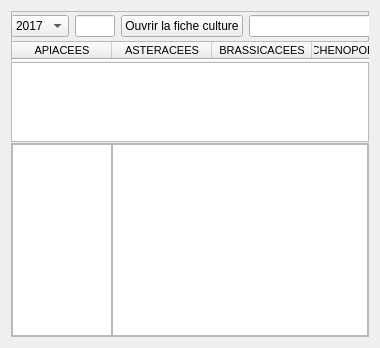
      <widget class="QWidget" name="tab_5">
       <attribute name="title">
        <string>Plannning</string>
       </attribute>
       <layout class="QVBoxLayout" name="verticalLayout_6">
        <item>
         <layout class="QVBoxLayout" name="verticalLayout_4">
          <property name="spacing">
           <number>1</number>
          </property>
          <item>
           <widget class="QFrame" name="frame_5">
            <property name="minimumSize">
             <size>
              <width>0</width>
              <height>50</height>
             </size>
            </property>
            <property name="maximumSize">
             <size>
              <width>16777215</width>
              <height>70</height>
             </size>
            </property>
            <property name="frameShape">
             <enum>QFrame::StyledPanel</enum>
            </property>
            <property name="frameShadow">
             <enum>QFrame::Raised</enum>
            </property>
            <widget class="QWidget" name="layoutWidget">
             <property name="geometry">
              <rect>
               <x>0</x>
               <y>0</y>
               <width>1091</width>
               <height>31</height>
              </rect>
             </property>
             <layout class="QHBoxLayout" name="horizontalLayout_21">
              <item>
               <widget class="QComboBox" name="comboBox_AnneeEnCours">
                <item>
                 <property name="text">
                  <string>2017</string>
                 </property>
                </item>
                <item>
                 <property name="text">
                  <string>2018</string>
                 </property>
                </item>
                <item>
                 <property name="text">
                  <string>2019</string>
                 </property>
                </item>
                <item>
                 <property name="text">
                  <string>2020</string>
                 </property>
                </item>
                <item>
                 <property name="text">
                  <string>2021</string>
                 </property>
                </item>
                <item>
                 <property name="text">
                  <string>2022</string>
                 </property>
                </item>
                <item>
                 <property name="text">
                  <string>2023</string>
                 </property>
                </item>
                <item>
                 <property name="text">
                  <string>2024</string>
                 </property>
                </item>
                <item>
                 <property name="text">
                  <string>2025</string>
                 </property>
                </item>
                <item>
                 <property name="text">
                  <string>2026</string>
                 </property>
                </item>
                <item>
                 <property name="text">
                  <string>2027</string>
                 </property>
                </item>
                <item>
                 <property name="text">
                  <string>2028</string>
                 </property>
                </item>
                <item>
                 <property name="text">
                  <string>2029</string>
                 </property>
                </item>
                <item>
                 <property name="text">
                  <string>2030</string>
                 </property>
                </item>
               </widget>
              </item>
              <item>
               <widget class="QLineEdit" name="lineEdit_id_culture">
                <property name="maximumSize">
                 <size>
                  <width>40</width>
                  <height>16777215</height>
                 </size>
                </property>
                <property name="readOnly">
                 <bool>true</bool>
                </property>
               </widget>
              </item>
              <item>
               <widget class="QPushButton" name="pushButton_ouvrir_fiche_culture">
                <property name="text">
                 <string>Ouvrir la fiche culture</string>
                </property>
               </widget>
              </item>
              <item>
               <widget class="QLineEdit" name="lineEdit_texte_culture">
                <property name="readOnly">
                 <bool>true</bool>
                </property>
               </widget>
              </item>
              <item>
               <layout class="QHBoxLayout" name="horizontalLayout_20">
                <item>
                 <layout class="QHBoxLayout" name="horizontalLayout_19">
                  <item>
                   <widget class="QLabel" name="label_44">
                    <property name="text">
                     <string>Date démarrage</string>
                    </property>
                   </widget>
                  </item>
                  <item>
                   <widget class="QLineEdit" name="lineEdit_dateDepart">
                    <property name="maximumSize">
                     <size>
                      <width>100</width>
                      <height>16777215</height>
                     </size>
                    </property>
                    <property name="readOnly">
                     <bool>true</bool>
                    </property>
                   </widget>
                  </item>
                 </layout>
                </item>
                <item>
                 <layout class="QHBoxLayout" name="horizontalLayout_18">
                  <item>
                   <widget class="QLabel" name="label_43">
                    <property name="text">
                     <string>Durée en jours</string>
                    </property>
                   </widget>
                  </item>
                  <item>
                   <widget class="QLineEdit" name="lineEdit_width">
                    <property name="maximumSize">
                     <size>
                      <width>60</width>
                      <height>16777215</height>
                     </size>
                    </property>
                    <property name="readOnly">
                     <bool>true</bool>
                    </property>
                   </widget>
                  </item>
                  <item>
                   <widget class="QLabel" name="label_45">
                    <property name="text">
                     <string>Date récolte</string>
                    </property>
                   </widget>
                  </item>
                  <item>
                   <widget class="QLineEdit" name="lineEdit_date_recolte">
                    <property name="maximumSize">
                     <size>
                      <width>100</width>
                      <height>16777215</height>
                     </size>
                    </property>
                    <property name="readOnly">
                     <bool>true</bool>
                    </property>
                   </widget>
                  </item>
                  <item>
                   <widget class="QPushButton" name="pushButton_validerDates">
                    <property name="text">
                     <string>Valider dates</string>
                    </property>
                   </widget>
                  </item>
                 </layout>
                </item>
               </layout>
              </item>
             </layout>
            </widget>
            <widget class="QTableWidget" name="tableWidget_rotation_4">
             <property name="geometry">
              <rect>
               <x>0</x>
               <y>30</y>
               <width>1161</width>
               <height>30</height>
              </rect>
             </property>
             <property name="minimumSize">
              <size>
               <width>820</width>
               <height>30</height>
              </size>
             </property>
             <property name="maximumSize">
              <size>
               <width>1200</width>
               <height>30</height>
              </size>
             </property>
             <property name="font">
              <font>
               <pointsize>7</pointsize>
               <weight>50</weight>
               <bold>false</bold>
               <kerning>false</kerning>
              </font>
             </property>
             <property name="horizontalScrollBarPolicy">
              <enum>Qt::ScrollBarAlwaysOff</enum>
             </property>
             <property name="autoScroll">
              <bool>true</bool>
             </property>
             <property name="editTriggers">
              <set>QAbstractItemView::NoEditTriggers</set>
             </property>
             <property name="selectionMode">
              <enum>QAbstractItemView::NoSelection</enum>
             </property>
             <property name="wordWrap">
              <bool>true</bool>
             </property>
             <property name="rowCount">
              <number>0</number>
             </property>
             <property name="columnCount">
              <number>11</number>
             </property>
             <attribute name="horizontalHeaderDefaultSectionSize">
              <number>100</number>
             </attribute>
             <attribute name="horizontalHeaderMinimumSectionSize">
              <number>20</number>
             </attribute>
             <attribute name="verticalHeaderDefaultSectionSize">
              <number>19</number>
             </attribute>
             <attribute name="verticalHeaderMinimumSectionSize">
              <number>30</number>
             </attribute>
             <column>
              <property name="text">
               <string>APIACEES</string>
              </property>
              <property name="font">
               <font>
                <pointsize>8</pointsize>
               </font>
              </property>
              <property name="background">
               <color>
                <red>255</red>
                <green>85</green>
                <blue>0</blue>
               </color>
              </property>
             </column>
             <column>
              <property name="text">
               <string>ASTERACEES</string>
              </property>
              <property name="font">
               <font>
                <pointsize>8</pointsize>
               </font>
              </property>
              <property name="background">
               <color>
                <red>170</red>
                <green>170</green>
                <blue>127</blue>
               </color>
              </property>
             </column>
             <column>
              <property name="text">
               <string>BRASSICACEES</string>
              </property>
              <property name="font">
               <font>
                <pointsize>8</pointsize>
               </font>
              </property>
              <property name="background">
               <color>
                <red>170</red>
                <green>255</green>
                <blue>255</blue>
               </color>
              </property>
             </column>
             <column>
              <property name="text">
               <string>CHENOPODACEES</string>
              </property>
              <property name="font">
               <font>
                <pointsize>8</pointsize>
               </font>
              </property>
              <property name="background">
               <color>
                <red>255</red>
                <green>85</green>
                <blue>127</blue>
               </color>
              </property>
             </column>
             <column>
              <property name="text">
               <string>CUCURBITACEES</string>
              </property>
              <property name="font">
               <font>
                <pointsize>8</pointsize>
               </font>
              </property>
              <property name="background">
               <color>
                <red>255</red>
                <green>170</green>
                <blue>127</blue>
               </color>
              </property>
             </column>
             <column>
              <property name="text">
               <string>FABACEES</string>
              </property>
              <property name="font">
               <font>
                <pointsize>8</pointsize>
               </font>
              </property>
              <property name="background">
               <color>
                <red>0</red>
                <green>255</green>
                <blue>0</blue>
               </color>
              </property>
             </column>
             <column>
              <property name="text">
               <string>ALLIACEES</string>
              </property>
              <property name="font">
               <font>
                <pointsize>8</pointsize>
               </font>
              </property>
              <property name="background">
               <color>
                <red>255</red>
                <green>255</green>
                <blue>127</blue>
               </color>
              </property>
             </column>
             <column>
              <property name="text">
               <string>POACEES</string>
              </property>
              <property name="font">
               <font>
                <pointsize>8</pointsize>
               </font>
              </property>
              <property name="background">
               <color>
                <red>170</red>
                <green>170</green>
                <blue>255</blue>
               </color>
              </property>
             </column>
             <column>
              <property name="text">
               <string>SOLANACEES</string>
              </property>
              <property name="font">
               <font>
                <pointsize>8</pointsize>
               </font>
              </property>
              <property name="background">
               <color>
                <red>255</red>
                <green>0</green>
                <blue>255</blue>
               </color>
              </property>
             </column>
             <column>
              <property name="text">
               <string>VALERIANACEES</string>
              </property>
              <property name="font">
               <font>
                <pointsize>8</pointsize>
               </font>
              </property>
              <property name="background">
               <color>
                <red>85</red>
                <green>255</green>
                <blue>127</blue>
               </color>
              </property>
             </column>
             <column>
              <property name="text">
               <string>AUTRES</string>
              </property>
              <property name="font">
               <font>
                <pointsize>8</pointsize>
               </font>
              </property>
              <property name="background">
               <color>
                <red>222</red>
                <green>216</green>
                <blue>215</blue>
               </color>
              </property>
             </column>
            </widget>
           </widget>
          </item>
          <item>
           <widget class="QGraphicsView" name="graphicsView_planning3">
            <property name="maximumSize">
             <size>
              <width>16777215</width>
              <height>80</height>
             </size>
            </property>
            <property name="frameShape">
             <enum>QFrame::StyledPanel</enum>
            </property>
            <property name="frameShadow">
             <enum>QFrame::Raised</enum>
            </property>
            <property name="lineWidth">
             <number>4</number>
            </property>
            <property name="verticalScrollBarPolicy">
             <enum>Qt::ScrollBarAlwaysOff</enum>
            </property>
            <property name="horizontalScrollBarPolicy">
             <enum>Qt::ScrollBarAlwaysOff</enum>
            </property>
           </widget>
          </item>
          <item>
           <widget class="QFrame" name="frame_6">
            <property name="frameShape">
             <enum>QFrame::StyledPanel</enum>
            </property>
            <property name="frameShadow">
             <enum>QFrame::Raised</enum>
            </property>
            <layout class="QHBoxLayout" name="horizontalLayout_13">
             <property name="spacing">
              <number>0</number>
             </property>
             <property name="leftMargin">
              <number>0</number>
             </property>
             <property name="topMargin">
              <number>0</number>
             </property>
             <property name="rightMargin">
              <number>0</number>
             </property>
             <property name="bottomMargin">
              <number>0</number>
             </property>
             <item>
              <widget class="QGraphicsView" name="graphicsView_Planning2">
               <property name="minimumSize">
                <size>
                 <width>100</width>
                 <height>0</height>
                </size>
               </property>
               <property name="maximumSize">
                <size>
                 <width>100</width>
                 <height>16777215</height>
                </size>
               </property>
               <property name="frameShadow">
                <enum>QFrame::Plain</enum>
               </property>
               <property name="lineWidth">
                <number>0</number>
               </property>
               <property name="verticalScrollBarPolicy">
                <enum>Qt::ScrollBarAlwaysOff</enum>
               </property>
               <property name="horizontalScrollBarPolicy">
                <enum>Qt::ScrollBarAlwaysOff</enum>
               </property>
              </widget>
             </item>
             <item>
              <widget class="QGraphicsView" name="graphicsView_planning">
               <property name="frameShadow">
                <enum>QFrame::Plain</enum>
               </property>
               <property name="lineWidth">
                <number>0</number>
               </property>
              </widget>
             </item>
            </layout>
           </widget>
          </item>
         </layout>
        </item>
       </layout>
      </widget>
